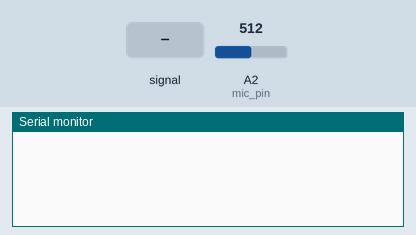
This sketch was run on a simulated Arduino Uno, built with avr-gcc and run on an emulated ATmega328P. Parts: the last lines printed to the serial monitor. The inputs (shaded band) are chosen by the test bench; at power-on: A2 (mic_pin) = 512.

Above: at 1.2 s.
1.3 s: A2 (mic_pin) fed a 200 Hz sine of ±255 counts around its level
At 1.46 s:
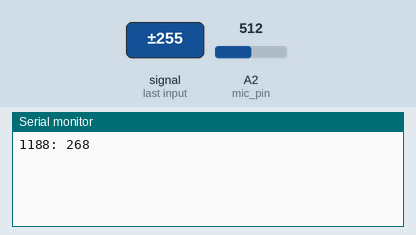
3.0 s: A2 (mic_pin) fed a 1000 Hz sine of ±255 counts around its level
At 3.32 s:
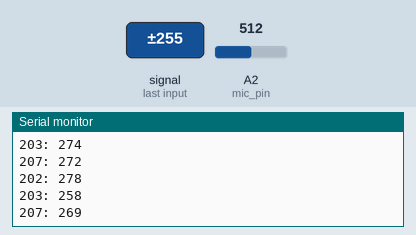
4.5 s: A2 (mic_pin) fed a 200 Hz sine of ±255 counts around its level
At 4.79 s:
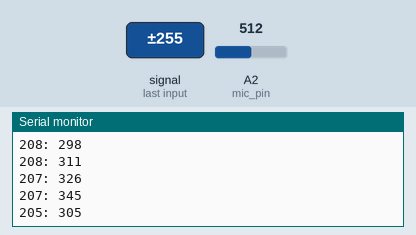
Timing chart, 0 to 7.5 s (numbered marks = the images above; inputs shaded):
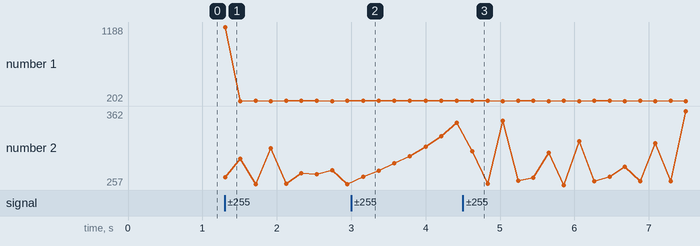

Measured:
- after the input at 1.3 s, the serial monitor: prints a new line at once (image 1)
- after the input at 3.0 s, the serial monitor: prints a new line after 0.16 s (image 2)
- after the input at 4.5 s, the serial monitor: prints a new line after 0.13 s (image 3)
- plotted number 2: 258 → 345 after the input at 3.0 s

The sketch:

mic_light.ino
```cpp
#include <Arduino.h>

const int mic_pin = 16;
const int light_pin = 18;
const int thres = 370;
const int delay_time = 200;

int result = 0;
int counter = 0;
int countdown = 500;
int pulse_count = 0;
int silence_count = 0;

bool light_status = false;
bool counting_down = false;
bool is_tone = false;

void resetCountdown() {
  counting_down = false;
  countdown = 500;
  pulse_count = 0;
}

void setup() {
  Serial.begin(9600);
  pinMode(OUTPUT, light_pin);
}

void loop() {
  // Increment the counter
  counter++;

  // Decrement the countdown
  if(counting_down) {
    countdown--;
  }

  if(counter > delay_time) {
    // Read the result
    result = analogRead(mic_pin);

    if(result < thres) {
      if(is_tone == false) {
        Serial.print(counter);
        Serial.print(": ");
        Serial.println(result);

        if(light_status) {
          if(pulse_count < 2) {
            counting_down = true;
            pulse_count++;
          } else {
            digitalWrite(light_pin, LOW);
            light_status = false;
            resetCountdown();
          }

          if(countdown <= 0) {
            resetCountdown();
          }
        } else {
          digitalWrite(light_pin, HIGH);
          light_status = true;
        }

        counter = 0;
        is_tone = true;
      }
    } else {
      silence_count++;

      if(silence_count > 200 && result > thres + 200) {
        is_tone = false;
      }
    }
  }

  delay(1);
}
```
